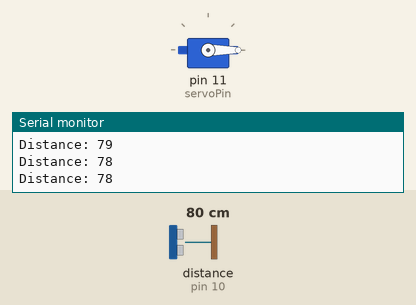
Recording of a sketch running on a simulated Arduino Uno, built with avr-gcc and run on an emulated ATmega328P. Shown: servo, the last lines printed to the serial monitor. Wiring (inferred from the names in the program): ultrasonic range finder: trigger pin 9; echo pin 10. The inputs (shaded band) are chosen by the test bench; at power-on: distance to the obstacle (sensor on pin 10) 80 cm. The echo pulse lasts 58.3 µs per cm.

Above: at 1.3 s.
1.4 s: distance to the obstacle (sensor on pin 10) set to 23 cm
2.9 s: distance to the obstacle (sensor on pin 10) set to 19 cm
At 4.2 s:
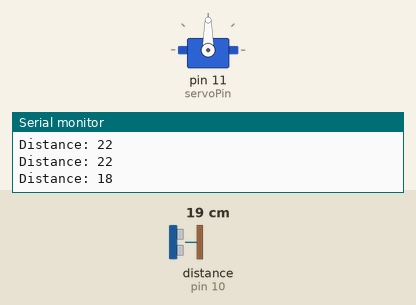
4.5 s: distance to the obstacle (sensor on pin 10) set to 35 cm
At 6.6 s:
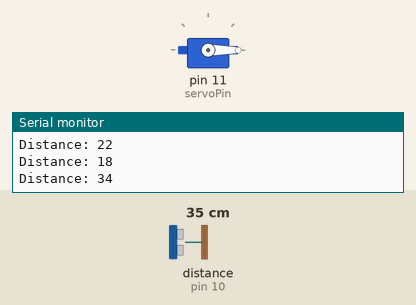
7.5 s: distance to the obstacle (sensor on pin 10) set to 2 cm
At 7.9 s:
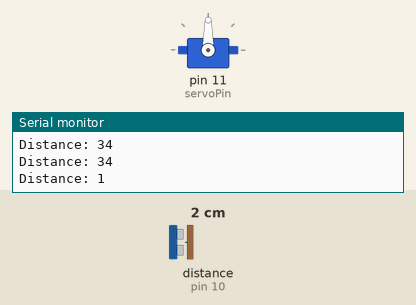
Timing chart, 0 to 11.5 s (numbered marks = the images above; inputs shaded):
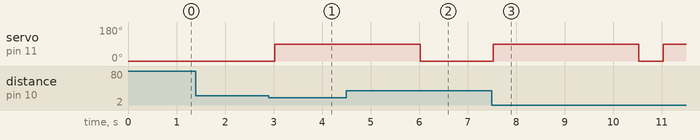

Measured:
- the behaviour switches between 21 and 20 cm on distance to the obstacle (sensor on pin 10) (found by bisection; images 0 and 1)
- after the input at 2.9 s, servo on pin 11 (servoPin): 0° → 90° after 0.12 s
- after the input at 4.5 s, servo on pin 11 (servoPin): goes on until 6.0 s, then stays 0°
- after the input at 7.5 s, servo on pin 11 (servoPin): 0° → 90° at once, → 0° 3.0 s later, → 90° 0.50 s later

The sketch:

fantabulous_bigery1__1_.ino
```cpp
// C++ code

# include <Servo.h>

Servo lidServo;
const int trigPin = 9;
const int echoPin = 10;
const int servoPin = 11;

long duration;
int distance;
bool lidOpen = false;

void setup() {
  lidServo.attach(servoPin);
  pinMode(trigPin,OUTPUT);
  pinMode(echoPin,INPUT);
  Serial.begin(9600);
  lidServo.write(0); // initial closed position
}

void loop(){
  //trigger ultrasonic burst
  digitalWrite(trigPin,LOW);
  delayMicroseconds(2);
  digitalWrite(trigPin,HIGH);
  delayMicroseconds(10);
  digitalWrite(trigPin,LOW);

  //read echo
  duration = pulseIn(echoPin,HIGH);
  distance = duration*0.034/2;

  Serial.print("Distance: ");
  Serial.println(distance);

  //to check if something is nearby
  if (distance<20){
    lidServo.write(90);//stay open
    delay(3000);//open for 3 seconds
    lidServo.write(0);//close lid
  }

  delay(500);
}
```
